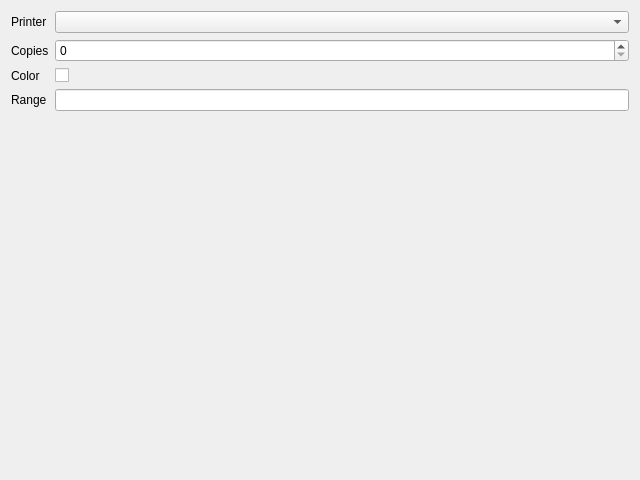
<?xml version="1.0" encoding="UTF-8"?>
<!-- SPDX-License-Identifier: MIT -->
<ui version="4.0">
 <class>PrinterDialog</class>
 <widget class="QDialog" name="PrinterDialog">
  <property name="geometry">
   <rect>
    <x>0</x>
    <y>0</y>
    <width>640</width>
    <height>480</height>
   </rect>
  </property>
  <property name="windowTitle">
   <string>Print</string>
  </property>
  <layout class="QFormLayout" name="formLayout">
   <item row="0" column="0">
    <widget class="QLabel" name="label_printerCombo">
     <property name="text">
      <string>Printer</string>
     </property>
     <property name="buddy">
      <cstring>printerCombo</cstring>
     </property>
    </widget>
   </item>
   <item row="0" column="1">
    <widget class="QComboBox" name="printerCombo"/>
   </item>
   <item row="1" column="0">
    <widget class="QLabel" name="label_copiesEdit">
     <property name="text">
      <string>Copies</string>
     </property>
     <property name="buddy">
      <cstring>copiesEdit</cstring>
     </property>
    </widget>
   </item>
   <item row="1" column="1">
    <widget class="QSpinBox" name="copiesEdit"/>
   </item>
   <item row="2" column="0">
    <widget class="QLabel" name="label_colorCheck">
     <property name="text">
      <string>Color</string>
     </property>
     <property name="buddy">
      <cstring>colorCheck</cstring>
     </property>
    </widget>
   </item>
   <item row="2" column="1">
    <widget class="QCheckBox" name="colorCheck"/>
   </item>
   <item row="3" column="0">
    <widget class="QLabel" name="label_rangeEdit">
     <property name="text">
      <string>Range</string>
     </property>
     <property name="buddy">
      <cstring>rangeEdit</cstring>
     </property>
    </widget>
   </item>
   <item row="3" column="1">
    <widget class="QLineEdit" name="rangeEdit"/>
   </item>
  </layout>
 </widget>
 <tabstops>
  <tabstop>printerCombo</tabstop>
  <tabstop>copiesEdit</tabstop>
  <tabstop>colorCheck</tabstop>
  <tabstop>rangeEdit</tabstop>
 </tabstops>
</ui>
